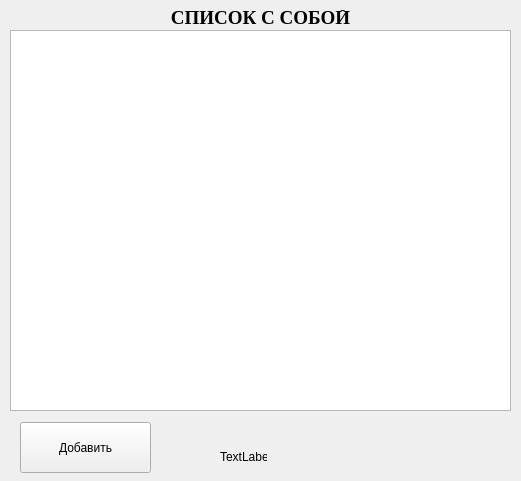
<?xml version="1.0" encoding="UTF-8"?>
<ui version="4.0">
 <class>Second_main_menu_widget</class>
 <widget class="QWidget" name="Second_main_menu_widget">
  <property name="geometry">
   <rect>
    <x>0</x>
    <y>0</y>
    <width>521</width>
    <height>481</height>
   </rect>
  </property>
  <property name="windowTitle">
   <string>Form</string>
  </property>
  <widget class="QPushButton" name="pushButton">
   <property name="geometry">
    <rect>
     <x>20</x>
     <y>422</y>
     <width>131</width>
     <height>51</height>
    </rect>
   </property>
   <property name="text">
    <string>Добавить</string>
   </property>
  </widget>
  <widget class="QLabel" name="label">
   <property name="geometry">
    <rect>
     <x>10</x>
     <y>10</y>
     <width>501</width>
     <height>16</height>
    </rect>
   </property>
   <property name="font">
    <font>
     <family>Times New Roman</family>
     <pointsize>14</pointsize>
     <weight>75</weight>
     <bold>true</bold>
    </font>
   </property>
   <property name="layoutDirection">
    <enum>Qt::LeftToRight</enum>
   </property>
   <property name="text">
    <string>СПИСОК С СОБОЙ</string>
   </property>
   <property name="alignment">
    <set>Qt::AlignCenter</set>
   </property>
  </widget>
  <widget class="QTableView" name="tableView">
   <property name="geometry">
    <rect>
     <x>10</x>
     <y>30</y>
     <width>501</width>
     <height>381</height>
    </rect>
   </property>
  </widget>
  <widget class="QLabel" name="label_2">
   <property name="geometry">
    <rect>
     <x>220</x>
     <y>450</y>
     <width>47</width>
     <height>13</height>
    </rect>
   </property>
   <property name="text">
    <string>TextLabel</string>
   </property>
  </widget>
 </widget>
 <resources/>
 <connections/>
</ui>
